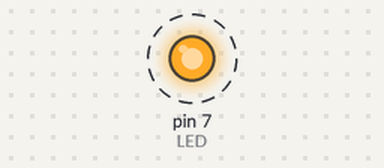
This sketch was run on a simulated Arduino Uno, built with avr-gcc and run on an emulated ATmega328P. On the bench: output pins drawn as LEDs (lit = HIGH). Dashed ring = blinking. At 2.0 s the program stops and its outputs stay as they are.

Above: at 1.05 s.
Timing chart, 0 to 3.5 s (numbered marks = the images above):
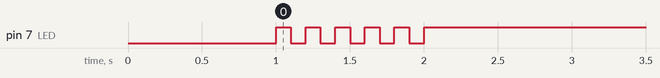

Measured:
- by itself, pin 7 (LED): alternates HIGH for 0.10 s and LOW for 0.10 s, 11 changes in all, then stays HIGH

The sketch:

05_pratice_2.ino
```cpp
#define LED 7
bool toggle = false;
int cnt = 0;

void setup() {
  pinMode(LED, OUTPUT);
  digitalWrite(LED, toggle);
  delay(1000);
}

void loop() {
  toggle = toggle_state(toggle);
  digitalWrite(LED, toggle);
  delay(100);
  if(!toggle) cnt++;

  while(1) {
    if(cnt < 5) break;
    digitalWrite(LED, 1); //무한 루프로 종료
  }
}

bool toggle_state(bool toggle) {
  return !toggle;
}
```
